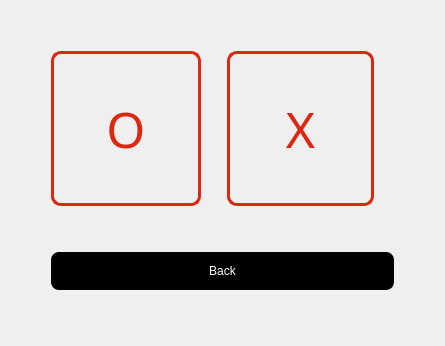
      <widget class="QWidget" name="Player1_Page">
       <layout class="QGridLayout" name="gridLayout_8">
        <item row="1" column="0">
         <spacer name="horizontalSpacer_6">
          <property name="orientation">
           <enum>Qt::Horizontal</enum>
          </property>
          <property name="sizeHint" stdset="0">
           <size>
            <width>40</width>
            <height>20</height>
           </size>
          </property>
         </spacer>
        </item>
        <item row="3" column="0">
         <spacer name="horizontalSpacer_3">
          <property name="orientation">
           <enum>Qt::Horizontal</enum>
          </property>
          <property name="sizeHint" stdset="0">
           <size>
            <width>40</width>
            <height>20</height>
           </size>
          </property>
         </spacer>
        </item>
        <item row="3" column="4">
         <spacer name="horizontalSpacer_2">
          <property name="orientation">
           <enum>Qt::Horizontal</enum>
          </property>
          <property name="sizeHint" stdset="0">
           <size>
            <width>40</width>
            <height>20</height>
           </size>
          </property>
         </spacer>
        </item>
        <item row="1" column="1">
         <layout class="QGridLayout" name="gridLayout_12">
          <item row="0" column="2" alignment="Qt::AlignHCenter|Qt::AlignVCenter">
           <widget class="QPushButton" name="Xb">
            <property name="styleSheet">
             <string notr="true">color: rgb(220, 40, 16);
border: none;
font: 50px bold;
padding: 40px 55px;
margin-right: 20px;
border: 3px solid rgb(220, 40, 16);
border-radius: 10px</string>
            </property>
            <property name="text">
             <string>X</string>
            </property>
           </widget>
          </item>
          <item row="0" column="1" alignment="Qt::AlignHCenter|Qt::AlignVCenter">
           <widget class="QPushButton" name="Ob">
            <property name="styleSheet">
             <string notr="true">color: rgb(220, 40, 16);
border: none;
font: 50px bold;
padding: 40px 52px;
margin-right: 20px;
border: 3px solid rgb(220, 40, 16);
border-radius: 10px</string>
            </property>
            <property name="text">
             <string>O</string>
            </property>
           </widget>
          </item>
         </layout>
        </item>
        <item row="1" column="4">
         <spacer name="horizontalSpacer_7">
          <property name="orientation">
           <enum>Qt::Horizontal</enum>
          </property>
          <property name="sizeHint" stdset="0">
           <size>
            <width>40</width>
            <height>20</height>
           </size>
          </property>
         </spacer>
        </item>
        <item row="3" column="1">
         <widget class="QPushButton" name="Player1_backb">
          <property name="styleSheet">
           <string notr="true">color: rgb(255, 255, 255);
background-color: rgb(0, 0, 0);
border: none;
font: 12pt &quot;My Puma&quot;;
padding: 12px 15px;
border-radius: 8px;
margin-bottom: 5px;
cursor: pointer</string>
          </property>
          <property name="text">
           <string>Back</string>
          </property>
         </widget>
        </item>
        <item row="0" column="1">
         <spacer name="verticalSpacer_13">
          <property name="orientation">
           <enum>Qt::Vertical</enum>
          </property>
          <property name="sizeHint" stdset="0">
           <size>
            <width>20</width>
            <height>40</height>
           </size>
          </property>
         </spacer>
        </item>
        <item row="2" column="1">
         <spacer name="verticalSpacer_14">
          <property name="orientation">
           <enum>Qt::Vertical</enum>
          </property>
          <property name="sizeHint" stdset="0">
           <size>
            <width>20</width>
            <height>40</height>
           </size>
          </property>
         </spacer>
        </item>
        <item row="4" column="1">
         <spacer name="verticalSpacer_15">
          <property name="orientation">
           <enum>Qt::Vertical</enum>
          </property>
          <property name="sizeHint" stdset="0">
           <size>
            <width>20</width>
            <height>40</height>
           </size>
          </property>
         </spacer>
        </item>
       </layout>
      </widget>
